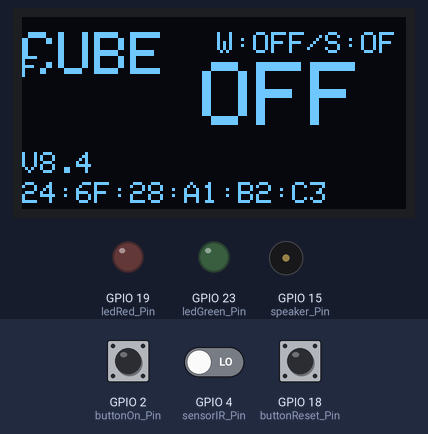
This program was run on a simulated ESP32. On the bench: 128×64 one-colour display, output pins drawn as LEDs (lit = HIGH), buzzer (waves = sounding, pin HIGH). The inputs (shaded band) are chosen by the test bench; at power-on: GPIO 2 (buttonOn_Pin) LOW, GPIO 18 (buttonReset_Pin) LOW, GPIO 4 (sensorIR_Pin) LOW. WiFi joins after 1.5 s; servers stay silent unless stated; uploads are accepted with an empty reply; EEPROM starts erased; what the program prints to the serial monitor is not drawn.

Above: at 3.4 s.
3.5 s: GPIO 2 (buttonOn_Pin) pulled HIGH for 0.15 s
At 4.2 s:
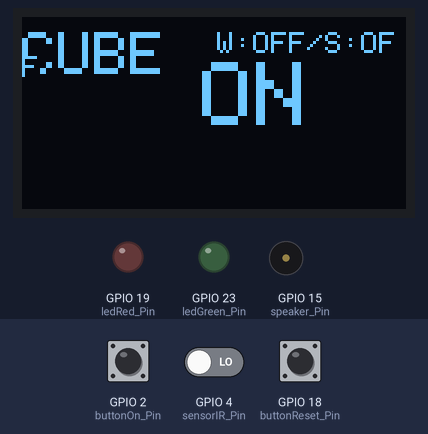
5.3 s: GPIO 18 (buttonReset_Pin) pulled HIGH for 0.15 s
At 6.5 s:
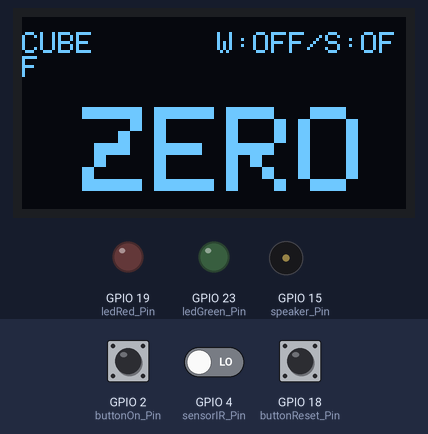
6.9 s: GPIO 2 (buttonOn_Pin) pulled HIGH for 1 s
At 9.0 s:
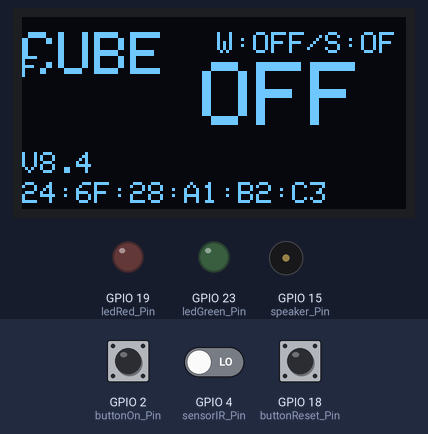
9.4 s: GPIO 2 (buttonOn_Pin) pulled HIGH for 3.2 s
At 14.0 s:
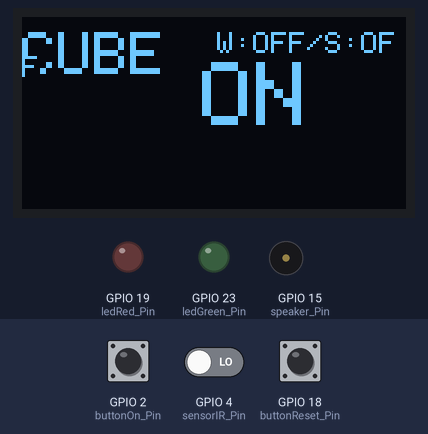
14.3 s: GPIO 2 (buttonOn_Pin) pulled HIGH for 0.15 s
At 15.8 s:
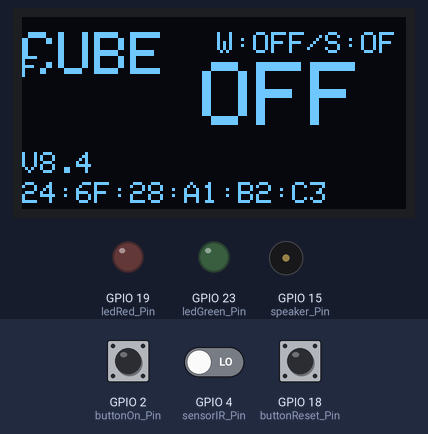
Timing chart, 0 to 17.3 s (numbered marks = the images above; inputs shaded):
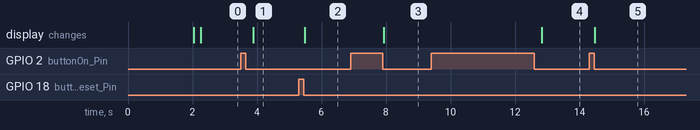

Measured:
- after the input at 3.5 s, the display: changes after 0.38 s (image 1)
- after the input at 5.3 s, the display: changes after 0.18 s (image 2)
- after the input at 6.9 s, the display: changes after 1.0 s (image 3)
- after the input at 9.4 s, the display: changes after 3.4 s (image 4)
- after the input at 14.3 s, the display: changes after 0.18 s (image 5)

The program:

main.cpp
```cpp
#include <Arduino.h>

//basic settings (pin definition, wifi credentials, etc)
#include "config.h"

//server libraries
#include <WiFi.h>
#include <HTTPClient.h>

//espnow library
#include <esp_now.h>

//eeprom library and declaration
#include <Preferences.h>
Preferences preferences;

//display libraries and declaration
#include <SPI.h>
#include <Wire.h>
#include <Adafruit_GFX.h>
#include <Adafruit_SSD1306.h>

Adafruit_SSD1306 display(SCREEN_WIDTH, SCREEN_HEIGHT, &Wire, -1); //declaration display (width, height, I2C, reset pin)

//variables
int IR_State=1;
int lastIR_State=0; //current and last state of IR Sensor
unsigned long lastIRTime=0; //last time detected

int buttonOn=0; //on/off button
int buttonReset=0; //reset button
bool systemOn=false; //system turn-on/turn off flag
bool systemState; //system state flash memory

int count=0; //IR sensor count
int lastCount; //last count flash memory
String wifi="W:OFF/S:OFF"; //display

//flags server
bool serverOn; //=true;
unsigned long tempoAtual;
unsigned long tempoTotal=10000;


bool qrCodeValid=0;
String qrResult;

void showDisplay(int screen)
{
	switch(screen)
	{
		case 1: //screen 1 - start
			display.clearDisplay();
			display.setTextSize(2);
			display.setTextColor(WHITE,BLACK);
			display.setCursor(0,5);
			display.print(title);
			display.setTextSize(1);
			display.setTextColor(WHITE,BLACK);
			display.setCursor(65,5);
			display.print(wifi);

			display.setTextSize(3);
			display.setCursor(60,15);
			display.print("OFF");

			display.setTextSize(1);
			display.setTextColor(WHITE,BLACK);
			display.setCursor(0,45);
			display.print(version);
			display.setCursor(0,55);
			display.print(WiFi.macAddress());
			display.display();
			break;

		case 2: //screen 2 - system on
			display.clearDisplay();
			display.setTextSize(2);
			display.setTextColor(WHITE,BLACK);
			display.setCursor(0,5);
			display.print(title);
			display.setTextSize(1);
			display.setTextColor(WHITE,BLACK);
			display.setCursor(65,5);
			display.print(wifi);
			display.setTextSize(3);
			display.setCursor(60,15);
			display.print("ON");
			display.display();
			break;

		case 3: //screen 3 - count
			display.clearDisplay();
			display.setTextSize(1);
			display.setTextColor(WHITE,BLACK);
			display.setCursor(0,5);
			display.print(title);

			display.setTextSize(1);
			display.setTextColor(WHITE,BLACK);
			display.setCursor(65,5);
			display.print(wifi);

			display.setTextSize(6);
			display.setCursor(42,20);
			display.print(count);
			display.display();
			break;

		case 4: //screen 4 - reset
			display.clearDisplay();
			display.setTextSize(1);
			display.setTextColor(WHITE,BLACK);
			display.setCursor(0,5);
			display.print(title);
			display.setTextSize(1);
			display.setTextColor(WHITE,BLACK);
			display.setCursor(65,5);
			display.print(wifi);
			display.setTextSize(4);
			display.setCursor(20,30);
			display.print("ZERO");
			display.display();
			break;
	}
}

void connectWifi()
{
	//connecting WiFi
	WiFi.begin(ssid, password);
	Serial.print("\nSearch networking");

	int i=0;
	while (WiFi.status() != WL_CONNECTED)
	{
		delay(1000);
		if (millis()-tempoAtual <= tempoTotal) {
			i++;
			Serial.print(".");
		}
		else break;
	}

	if(WiFi.status() == WL_CONNECTED)
	{
		Serial.println("WiFi connected :)");
		serverOn = true;
	}

	else
	{
		Serial.println("WiFi not connected. Starting offline.");
		serverOn=false;
	}
}

void sendServer(int count)
{
	if(WiFi.status() == WL_CONNECTED)
	{
		WiFiClient client;
		HTTPClient http;
		http.begin(client, serverUrl);

		http.addHeader("Content-Type", "application/x-www-form-urlencoded");
		String machine = WiFi.macAddress();

		String request =  "machine="+machine+"&count="+String(count);

		http.setConnectTimeout(300);
		int httpResponseCode = http.POST(request);

		if (httpResponseCode>0)
		{
			serverOn = true;
			//Serial.println(http.getString());
			Serial.println("\nServer connected.");
			digitalWrite(ledRed_Pin, 0); //red led on
		}
		else{
			serverOn = false;
			Serial.println("Server not connected. Working offline.");
			digitalWrite(ledRed_Pin, 1); //red led on
		}
	}
	else{
		Serial.println("WiFi não conectado. Tentando conectar...");
		connectWifi();
	}
}

//structure to send data
typedef struct struct_message{
	char qrCode[100];
} struct_message;

struct_message myData;

//callback when data is received
void OnDataRecv(const uint8_t *mac, const uint8_t *incomingData, int len){
  memcpy(&myData, incomingData, sizeof(myData));
  //Serial.print("Bytes recebidos: ");
  //Serial.println(len);
  Serial.print("QR Code: ");
  Serial.println(myData.qrCode);
  Serial.println();

  qrResult = String(myData.qrCode);
  if(qrResult==qrFinal){
	qrCodeValid=1;
  }
}

void setup()
{
	Serial.begin(115200, 12, 14);

	//esp32 as access point and wifi station
	WiFi.mode(WIFI_AP_STA);
	connectWifi();

	//initialize input variables as input
	pinMode(sensorIR_Pin, INPUT); //IR sensor

	pinMode(buttonOn_Pin, INPUT); //on/off button
	pinMode(buttonReset_Pin, INPUT); //reset button

	//initialize output variables as output
	pinMode(ledRed_Pin, OUTPUT); //red led
	pinMode(ledGreen_Pin, OUTPUT); //green led
	pinMode(speaker_Pin, OUTPUT); //speaker

	//create namespace called "myCount"
	preferences.begin("myCount", false);
	//read last count from flash memory
  	lastCount = preferences.getInt("count", false);
  	Serial.printf("Count before reset: %d \n", lastCount);
	//set atual count - last count
	count = lastCount;

	//create namespace called "mySystem"
	preferences.begin("mySystem", false);
	//read systemState from flash memory
  	systemState = preferences.getBool("systemOn", false);
  	Serial.printf("System State before reset: %d \n", systemState);
  	systemOn = systemState;

	//initialize OLED Display, address: 0x3C
	if(!display.begin(SSD1306_SWITCHCAPVCC, 0X3C))
	{
		Serial.println(F("Display connection failed!"));
		for(;;);
	}
	delay(200);

	if(esp_now_init() != ESP_OK){
    	Serial.println("Erro na inicializacao do ESP-NOW");
    	return;
  	}

	//callback function
	esp_now_register_recv_cb(OnDataRecv);
}

void loop()
{
  Serial.print(".");
  esp_now_register_recv_cb(OnDataRecv);

  //if restart - systemOn
  if(systemOn==1){
    showDisplay(3); //display - cont
  }
  else{
    showDisplay(1); //display - start
  }

  buttonOn = digitalRead(buttonOn_Pin); //reading on/off button
  buttonReset = digitalRead(buttonReset_Pin); //reading reset button

	//if on/off button was pressed or qrcode is valid
	if(buttonOn || qrCodeValid==1)
	{
		while(digitalRead(buttonOn_Pin)) //wait until it is released
		{
			Serial.println("Aguardando soltar botao");
		}
		systemOn = true; //system on
		preferences.putBool("systemOn", systemOn); //save system state in flash memory
		Serial.print("\nLigado\n");

		esp_now_deinit(); //espnow off
		sendServer(count);
		showDisplay(2);
	}

	int j=0;
	while(systemOn)
	{
		j++;
		if (j==5000)
		{
			Serial.print("\u2764 ");
			j=0;
		}

		// IR SENSOR - OBJECT DETECTION
		IR_State = digitalRead(sensorIR_Pin); //reading IR sensor

		//if object was detected (state change)
		if (!IR_State && lastIR_State)
		{
			lastIRTime = millis();
			count++; //add 1 to count
			preferences.putInt("count", count); //save count in flash memory

			Serial.println("\n\nciclo \u2211 "+String(count));
			showDisplay(3);

			//blink leds
			digitalWrite(ledGreen_Pin, 1); //green led on
			delay(100);
			digitalWrite(ledGreen_Pin, 0); //green led off

			//speaker
			tone(speaker_Pin,440,100);
			noTone(speaker_Pin);

			if(serverOn)
			{
				sendServer(count);
			}

			//if reached maximum count value
			if (count>=countMax)
			{
				if(!serverOn)
				{
					sendServer(count);
				}

				tone(speaker_Pin,392,500);
				noTone(speaker_Pin);
				Serial.print("\nGame Over!!!\n");
				count=0;
			}
		}

		lastIR_State = IR_State;

		//if reset button was pressed
		if(digitalRead(buttonReset_Pin))
		{
			while(digitalRead(buttonReset_Pin)); //wait until it is released
			count=0; //reset count
			Serial.print("\nReset\n");
			showDisplay(4);
		}

		//if on/off button was pressed
		if(digitalRead(buttonOn_Pin))
		{
			while(digitalRead(buttonOn_Pin)); //wait until it is released
			if(!serverOn)
			{
				sendServer(count);
			}

			Serial.print("\nDesligado\n");
			systemOn = false; //system off

			preferences.putBool("systemOn", systemOn); //save system state in flash memory
			digitalWrite(ledRed_Pin, 0); //red led off
			showDisplay(1);

			qrCodeValid=0;
			esp_now_init(); //esp now on
		}
  }
}
```

config.h
```cpp
//BASIC SETTINGS FILE

//definition esp32 pins
//sensors
#define sensorIR_Pin 4 //IR sensor on D4

//buttons, leds and speaker
#define buttonOn_Pin 2 //on/off button on D2
#define buttonReset_Pin 18 //reset button on D18
#define speaker_Pin 15 //buzzer on D15
#define ledRed_Pin 19 //red led on D19
#define ledGreen_Pin 23 //green led on D23

//oled display
#define SCREEN_WIDTH 128 //width in pixels
#define SCREEN_HEIGHT 64 //height in pixels

//network credentials
const char* ssid = "AP 201_2.4G";
const char* password = "20099940";
const char* serverUrl = "http://192.168.1.10:8080/cube/cube.jsp";

//changeable variables
int countMax = 10; //maximum count value

String title = "CUBE";
String version ="V8.4";
String qrFinal = "Produto 1";
```
